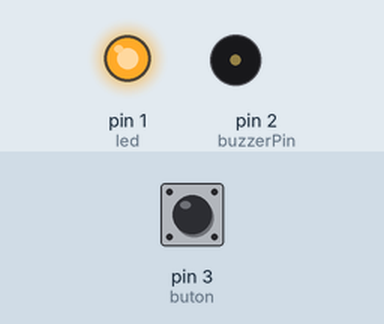
A sketch run on a simulated Arduino Uno, built with avr-gcc and run on an emulated ATmega328P. Shown: output pins drawn as LEDs (lit = HIGH), buzzer (waves = sounding, pin HIGH). Inputs (shaded band) come from the test bench; at power-on: pin 3 (buton) LOW.

Above: at 1.2 s.
1.3 s: pin 3 (buton) pulled HIGH for 0.15 s
At 1.37 s:
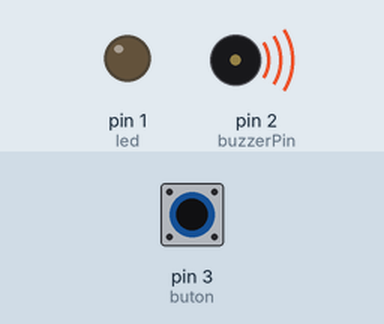
2.9 s: pin 3 (buton) pulled HIGH for 3.2 s
At 6.6 s:
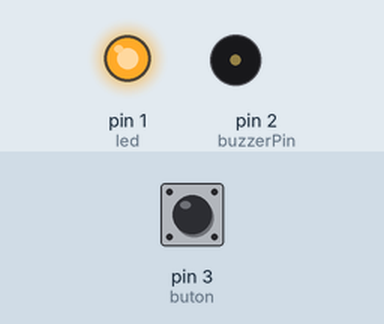
Timing chart, 0 to 8.1 s (numbered marks = the images above; inputs shaded):
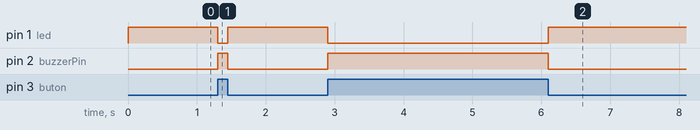

The sketch:

button_led_buzzer.ino
```cpp
int buton= 3;
int led= 1;
int buzzerPin=2;
int butondeger;

void setup(){
pinMode(buton, INPUT);
pinMode(buzzerPin,OUTPUT);
pinMode(led, OUTPUT);
}

void loop(){
  butondeger = digitalRead(buton);

if (butondeger == HIGH)
{
digitalWrite(buzzerPin, HIGH);
digitalWrite(led, LOW); }
else
{
digitalWrite(led, HIGH);
digitalWrite(buzzerPin, LOW);
}}
```

Measured:
- after the input at 1.3 s, pin 1 (led): HIGH → LOW at once, → HIGH 0.15 s later; pin 2 (buzzerPin): LOW → HIGH at once, → LOW 0.15 s later
- after the input at 2.9 s, pin 1 (led): HIGH → LOW at once, → HIGH 3.2 s later; pin 2 (buzzerPin): LOW → HIGH at once, → LOW 3.2 s later
